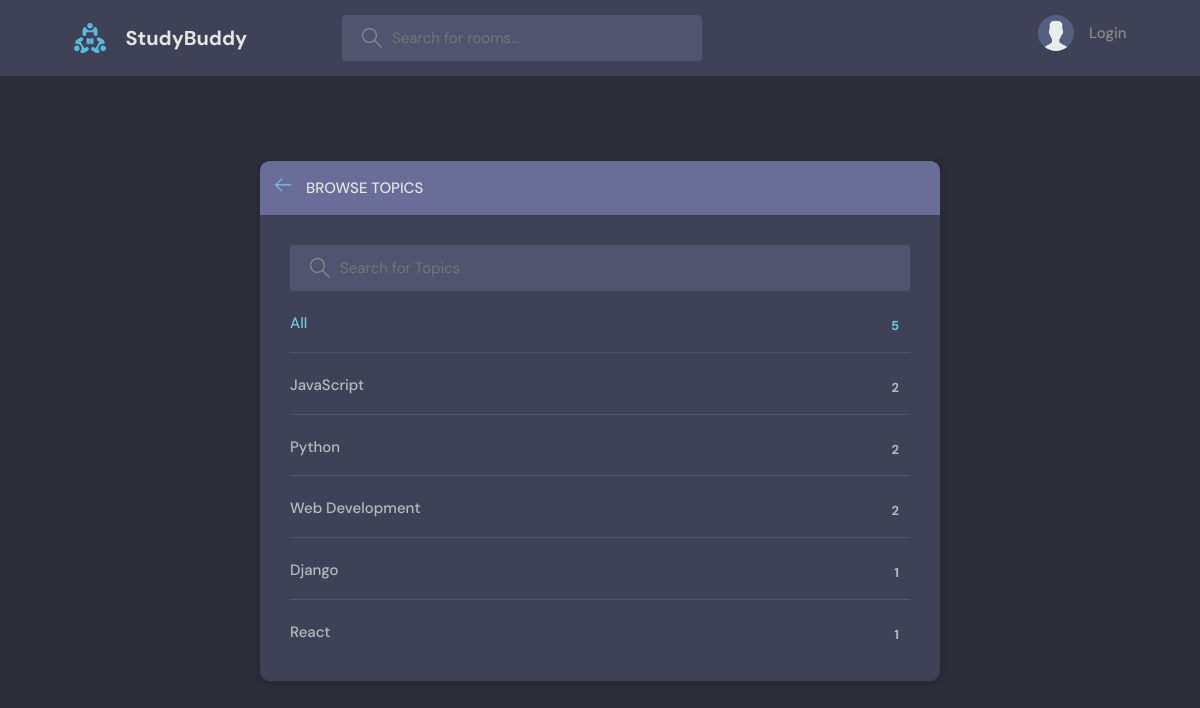
Before: /topicspage/ with the older database file.
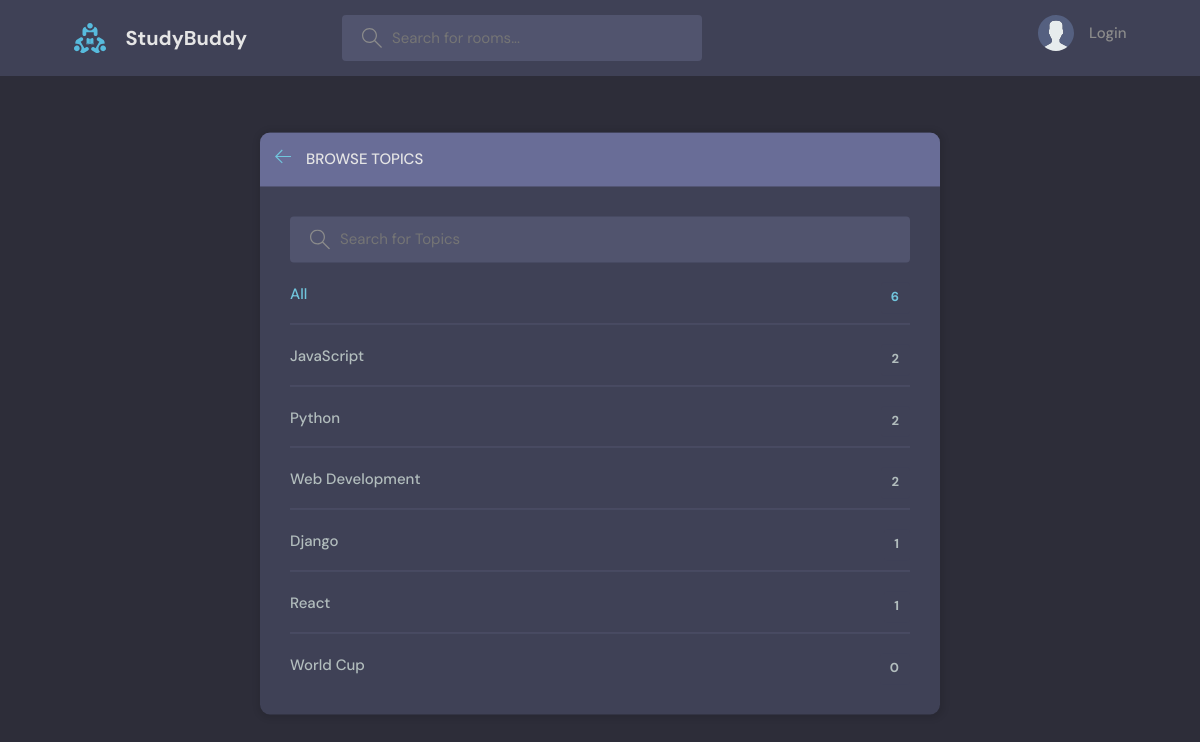
After: the same page with the newer database file.
### base/models.py (models this page shows, shortened)
class Topic(models.Model):
    name = models.CharField(max_length=200)

### base/views.py (the view)
# urls.py: path('topicspage/', views.topicsPage , name='topics-page'),
def topicsPage(request):
    q = request.GET.get('q') if request.GET.get('q') != None else ''
    topics = Topic.objects.filter(name__icontains=q)
    return render(request, 'base/topics.html', {'topics': topics})

### base/templates/base/topics.html (shortened to what this page needs)
{% extends 'main.html' %} {% block content %}
<main class="create-room layout">
  <div class="container">
    <div class="layout__box">
      <div class="layout__boxHeader">
        <div class="layout__boxTitle">
          <a href="{% url 'home' %}">
            <svg
              version="1.1"
              xmlns="http://www.w3.org/2000/svg"
              width="32"
              height="32"
              viewBox="0 0 32 32"
            >
              <title>arrow-left</title>
              <path
                d="M13.723 2.286l-13.723 13.714 13.719 13.714 1.616-1.611-10.96-10.96h27.625v-2.286h-27.625l10.965-10.965-1.616-1.607z"
              ></path>
            </svg>
          </a>
          <h3>Browse Topics</h3>
        </div>
      </div>
      <div class="topics-page layout__body">
        <form class="header__search" action="" method="GET">
          <label>
            <input placeholder="Search for Topics" name="q" />
          </label>
        </form>
        <ul class="topics__list">
          <li>
            <a href="/" class="active">All <span>{{topics.count}}</span></a>
          </li>
          {% for topics in topics %}
          <li>
            <a href="{% url 'home' %}?q={{topics.name}}"
              >{{topics.name}}<span>{{topics.room_set.count}}</span></a
            >
          </li>
          {% endfor %}
        </ul>
      </div>
    </div>
  </div>
</main>
{% endblock content %}

### templates/main.html (shortened to what this page needs)
<!DOCTYPE html>
{% load static %}
<html lang="en">
  <head>
    <link rel="stylesheet" href="{% static 'styles/style.css' %}" />
  </head>
  <body>
    {% include 'navbar.html' %}  {% block content %} {% endblock %}
  </body>
</html>

### templates/navbar.html (shortened to what this page needs)
{% load static %}
<header class="header header--loggedIn">
  <div class="container">
    <a href="{% url 'home' %}" class="header__logo">
      <img src="{% static 'images/logo.svg' %}" />
      <h1>StudyBuddy</h1>
    </a>
    <form class="header__search" action="{% url 'home' %}" method="GET">
      <label>
        <input name="q" placeholder="Search for rooms..." />
      </label>
    </form>
    <nav class="header__menu">
      {% if request.user.is_authenticated %}
      <div class="header__user">
        <a href="{% url 'user-Profile' user.id %}">
          <div class="avatar avatar--medium active">
            <img src="{{request.user.avatar.url}}" />
          </div>
          <p>{{request.user.username}}<span>@{{request.user.email}}</span></p>
        </a>
        <button class="dropdown-button">
          <svg
            version="1.1"
            xmlns="http://www.w3.org/2000/svg"
            width="32"
            height="32"
            viewBox="0 0 32 32"
          >
            <title>chevron-down</title>
            <path d="M16 21l-13-13h-3l16 16 16-16h-3l-13 13z"></path>
          </svg>
        </button>
      </div>
      <div class="dropdown-menu">
        <a href="{% url 'update-user' %}" class="dropdown-link"
          ><svg
            version="1.1"
            xmlns="http://www.w3.org/2000/svg"
            width="32"
            height="32"
            viewBox="0 0 32 32"
          >
            <title>tools</title>
            <path
              d="M27.465 32c-1.211 0-2.35-0.471-3.207-1.328l-9.392-9.391c-2.369 0.898-4.898 0.951-7.355 0.15-3.274-1.074-5.869-3.67-6.943-6.942-0.879-2.682-0.734-5.45 0.419-8.004 0.135-0.299 0.408-0.512 0.731-0.572 0.32-0.051 0.654 0.045 0.887 0.277l5.394 5.395 3.586-3.586-5.394-5.395c-0.232-0.232-0.336-0.564-0.276-0.887s0.272-0.596 0.572-0.732c2.552-1.152 5.318-1.295 8.001-0.418 3.274 1.074 5.869 3.67 6.943 6.942 0.806 2.457 0.752 4.987-0.15 7.358l9.392 9.391c0.844 0.842 1.328 2.012 1.328 3.207-0 2.5-2.034 4.535-4.535 4.535zM15.101 19.102c0.26 0 0.516 0.102 0.707 0.293l9.864 9.863c0.479 0.479 1.116 0.742 1.793 0.742 1.398 0 2.535-1.137 2.535-2.535 0-0.668-0.27-1.322-0.742-1.793l-9.864-9.863c-0.294-0.295-0.376-0.74-0.204-1.119 0.943-2.090 1.061-4.357 0.341-6.555-0.863-2.631-3.034-4.801-5.665-5.666-1.713-0.561-3.468-0.609-5.145-0.164l4.986 4.988c0.391 0.391 0.391 1.023 0 1.414l-5 5c-0.188 0.188-0.441 0.293-0.707 0.293s-0.52-0.105-0.707-0.293l-4.987-4.988c-0.45 1.682-0.397 3.436 0.164 5.146 0.863 2.631 3.034 4.801 5.665 5.666 2.2 0.721 4.466 0.604 6.555-0.342 0.132-0.059 0.271-0.088 0.411-0.088z"
            ></path>
          </svg>
          Profile</a
        >
        <a href="{% url 'logout' %}" class="dropdown-link"
          ><svg
            version="1.1"
            xmlns="http://www.w3.org/2000/svg"
            width="32"
            height="32"
            viewBox="0 0 32 32"
          >
            <title>sign-out</title>
            <path
              d="M3 0h22c0.553 0 1 0 1 0.553l-0 3.447h-2v-2h-20v28h20v-2h2l0 3.447c0 0.553-0.447 0.553-1 0.553h-22c-0.553 0-1-0.447-1-1v-30c0-0.553 0.447-1 1-1z"
            ></path>
            <path
              d="M21.879 21.293l1.414 1.414 6.707-6.707-6.707-6.707-1.414 1.414 4.293 4.293h-14.172v2h14.172l-4.293 4.293z"
            ></path>
          </svg>
          Logout</a
        >
        {% else %}
        <a href="{% url 'login' %}">
          <img src="{% static 'images/avatar.svg' %}" />
          <p>Login</p>
        </a>
        {% endif %}
      </div>
</header>

### static/styles/style.css (style rules this page uses)
:root { --color-main: #71c6dd; --color-main-light: #e1f6fb; --color-dark: #3f4156; --color-dark-medium: #51546e; --color-dark-light: #696d97; --color-light: #e5e5e5; --color-gray: #8b8b8b; --color-light-gray: #b2bdbd; --color-bg: #2d2d39; --color-success: #5dd693; --color-error: #fc4b0b; }
* { font-family: "DM Sans", -apple-system, BlinkMacSystemFont, "Segoe UI", Roboto, Oxygen, Ubuntu, Cantarell, "Open Sans", "Helvetica Neue", sans-serif; margin: 0; padding: 0; box-sizing: border-box; text-rendering: optimizeLegibility; font-size: inherit; }
html { font-size: 56.25%; }
@media only screen and (min-width: 1200px) { html { font-size: 62.5%; } }
body { line-height: 1.6; font-weight: 400; font-size: 1.5rem; color: var(--color-light-gray); background-color: var(--color-bg); min-height: 100vh; }
img { width: 100%; }
a { display: inline-block; color: var(--color-main); text-decoration: none; }
.container { max-width: 120rem; width: 90%; margin: auto; }
.header { padding: 1.5rem; background-color: var(--color-dark); }
.header > .container { display: flex; gap: 9.5rem; }
.header__logo, .header__user { display: flex; gap: 2rem; align-items: center; }
.header__logo > img { height: 3.2rem; width: 3.2rem; }
.header__logo > h1 { font-weight: 700; font-size: 2rem; color: var(--color-light); }
.header__search > label { background-color: var(--color-dark-medium); padding: 1.3rem 1rem; display: flex; align-items: center; gap: 1rem; border-radius: 4px; }
.header__search svg { fill: var(--color-gray); width: 2rem; height: 2rem; margin-left: 1rem; }
.header__search input { width: 30rem; background: transparent; border: none; outline: none; color: var(--color-light); }
.header__menu { margin-left: auto; position: relative; }
.header__menu a { display: flex; gap: 1.5rem; align-items: center; font-weight: 500; text-decoration: none; color: var(--color-gray); }
.header__menu img { height: 3.6rem; }
.header__menu p { line-height: 1.2; }
.layout { margin-top: 2.4rem; }
.layout > .container { display: flex; justify-content: space-between; align-items: flex-start; }
.layout__box { width: 90%; max-width: 48rem; min-height: 40rem; position: absolute; top: 50%; left: 50%; transform: translate(-50%, -46%); background-color: var(--color-dark); border-radius: 1rem; box-shadow: 1px 1px 6px 3px rgba(0, 0, 0, 0.1); overflow: hidden; }
.layout__boxHeader { display: flex; padding: 1.5rem; background-color: var(--color-dark-light); }
.layout__boxTitle { display: flex; gap: 1.5rem; align-items: center; }
.layout__boxTitle h3 { text-transform: uppercase; font-weight: 500; color: var(--color-light); }
.layout__boxTitle svg { width: 1.6rem; height: 1.6rem; fill: var(--color-main); }
.layout__body { margin: 3rem; }
.topics__list { list-style: none; }
.topics__list li a { display: flex; justify-content: space-between; margin-bottom: 3rem; font-weight: 500; color: var(--color-light-gray); transition: all 0.3s ease-in-out; }
.topics__list li a.active, .topics__list li a:hover { color: var(--color-main); }
.topics__list li a span { padding: 0.5rem 1rem; background-color: var(--color-dark); border-radius: 3px; font-size: 1.3rem; font-weight: 700; letter-spacing: 1px; }
.topics-page .topics__list li:not(:last-child) a { margin: 2rem 0; padding-bottom: 1rem; text-decoration: none; border-bottom: 1px solid var(--color-dark-medium); }
.topics-page .header__search { display: block; }
.create-room.layout .layout__box { max-width: 68rem; }

Changed rows visible on the page:
added Topic: name "World Cup", room_set.count "0"
Other visible differences:
{{ topics.count }}: "5" → "6"
